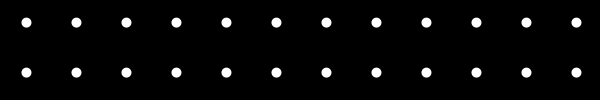
Frame 1 (no input)
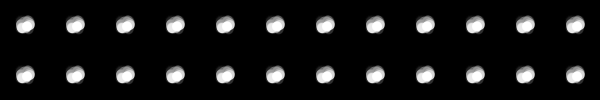
Frame 60 (the mouse pressed at the canvas centre just before this capture)
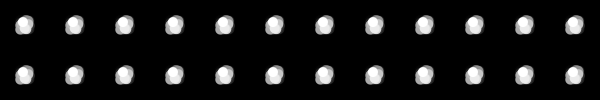
Frame 120 (the mouse held since frame 60 and released just before this capture)

The Processing sketch that drew these frames (run headless with seeded random() and noise(); from frame 60 on, the mouse is pressed at the canvas centre):

// Processing sketch: Ex_06
// ── Ex_06.pde
PGraphics tile;

void setup() {
  size(600, 100);
  tile = createGraphics(50, 50);
  background(0);
}

void draw() {
  runTile();
  for (int y = 0; y < height; y += tile.height) {
    for (int x = 0; x < width; x += tile.width) {
      image(tile, x, y);
    }
  }
}

void runTile() {
  float x = random(20, tile.width-20);
  float y = random(20, tile.height-20);
  tile.beginDraw();
  tile.noStroke();
  tile.fill(0, 20);
  tile.rect(0, 0, tile.width, tile.height);
  tile.fill(255);
  tile.ellipse(x, y, 10, 10);
  tile.endDraw();
}
